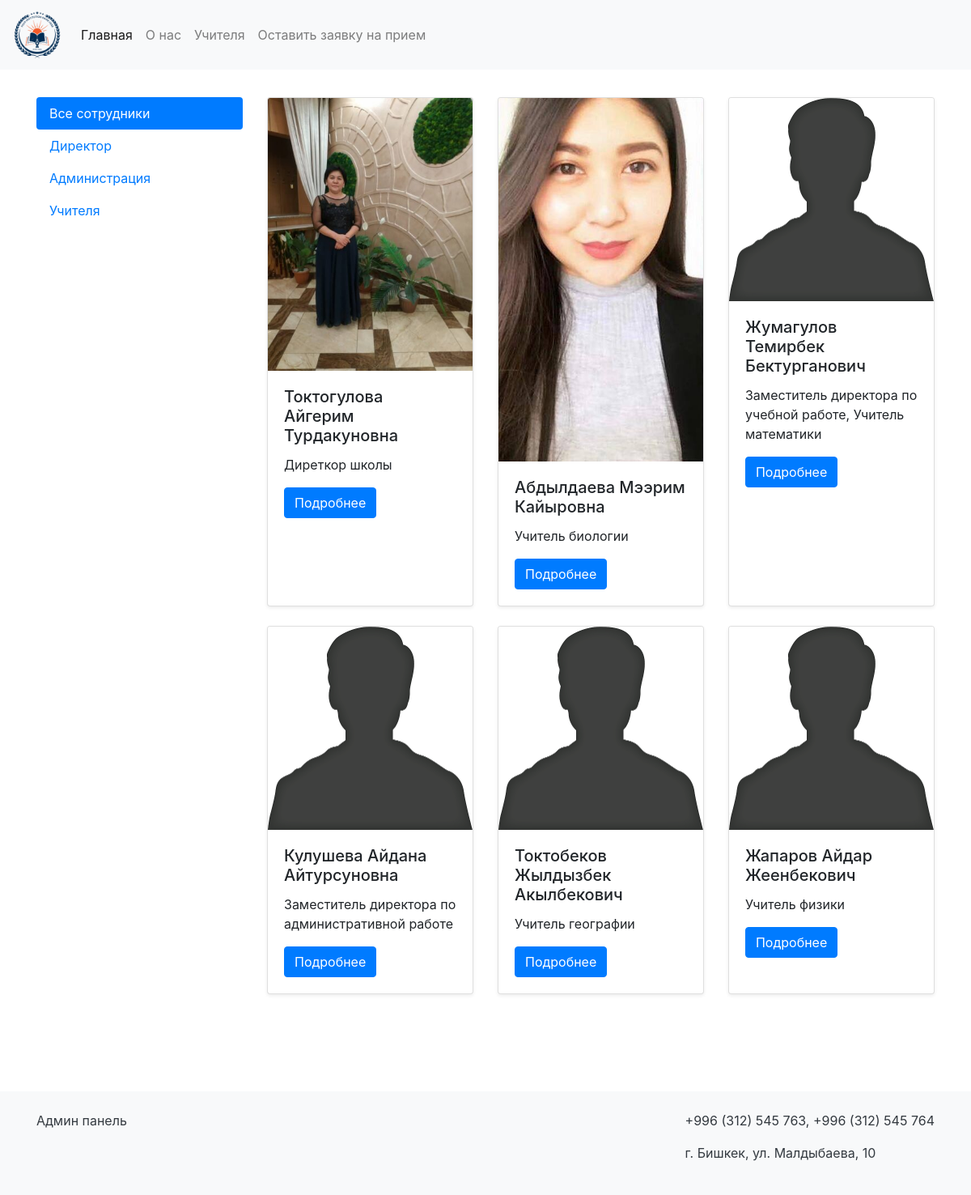
Screenshot of /teachers/ with the database file from the repository.
### teachers/models.py (models this page shows, shortened)
class Teacher(models.Model):
    CATEGORY = (
        ('Учитель', 'Учитель'),
        ('Администрация', 'Администрация'),
        ('Директор', 'Директор')
    )
    name = models.CharField(max_length=100, verbose_name='Введите ФИО')
    category = models.CharField(max_length=100, choices=CATEGORY, verbose_name='Выберите категорию')
    profession = models.CharField(max_length=100, verbose_name='Введите полное название должности')
    photo = models.ImageField(blank=True, upload_to='teachers/', verbose_name='Фото')
    schedule = models.TextField(verbose_name='Введите график работы')

### teachers/views.py (the view)
# urls.py: path('', views.get_teachers, name='teachers'),
def get_teachers(request, category=None):
    if category:
        teachers = Teacher.objects.filter(category=category)
    else:
        teachers = Teacher.objects.all()
    return render(request, 'teachers.html', {'teachers': teachers, 'category': category})

### templates/teachers.html
{% include 'header_and_footer/header.html' %}
<div class="container my-5">
    <div class="row">
        <div class="col-md-3">
            <div class="nav flex-column nav-pills">
                <a href="{% url 'teachers' %}" class="nav-link {% if not category %}active{% endif %}">Все
                    сотрудники</a>
                <a href="{% url 'teachers_by_category' category='Директор' %}"
                   class="nav-link {% if category == 'Директор' %}active{% endif %}">Директор</a>
                <a href="{% url 'teachers_by_category' category='Администрация' %}"
                   class="nav-link {% if category == 'Администрация' %}active{% endif %}">Администрация</a>
                <a href="{% url 'teachers_by_category' category='Учитель' %}"
                   class="nav-link {% if category == 'Учитель' %}active{% endif %}">Учителя</a>
            </div>
        </div>
        <div class="col-md-9">
            <div class="row row-cols-1 row-cols-md-3 g-4">
                {% for teacher in teachers %}
                    <div class="col mb-4">
                        <div class="card h-100 shadow-sm">
                            <img src="
                                    {% if teacher.photo %}{{ teacher.photo.url }}{% else %}../../media/empty.png{% endif %}"
                                 class="card-img-top" alt="{{ teacher.name }}">
                            <div class="card-body">
                                <h5 class="card-title">{{ teacher.name }}</h5>
                                <p class="card-text">{{ teacher.profession }}</p>
                                <a href="{% url 'teacher_detail' teacher.pk %}" class="btn btn-primary">Подробнее</a>
                            </div>
                        </div>
                    </div>
                {% endfor %}
            </div>
        </div>
    </div>
</div>
{% include 'header_and_footer/footer.html' %}

### static/css/style.css (style rules this page uses)
html, body { height: 100%; margin: 0; }
body { display: flex; flex-direction: column; }
.nav-pills .nav-link { border-radius: 0.25rem; }
.card { transition: transform 0.2s ease-in-out; }

### rows the page displays
Teacher: photo (picture), name "Токтогулова Айгерим Турдакуновна", profession "Диреткор школы"
Teacher: photo (picture), name "Абдылдаева Мээрим Кайыровна", profession "Учитель биологии"
Teacher: name "Жумагулов Темирбек Бектурганович", profession "Заместитель директора по учебной работе, Учитель математики"
Teacher: name "Кулушева Айдана Айтурсуновна", profession "Заместитель директора по административной работе"
Teacher: name "Токтобеков Жылдызбек Акылбекович", profession "Учитель географии"
Teacher: name "Жапаров Айдар Жеенбекович", profession "Учитель физики"
